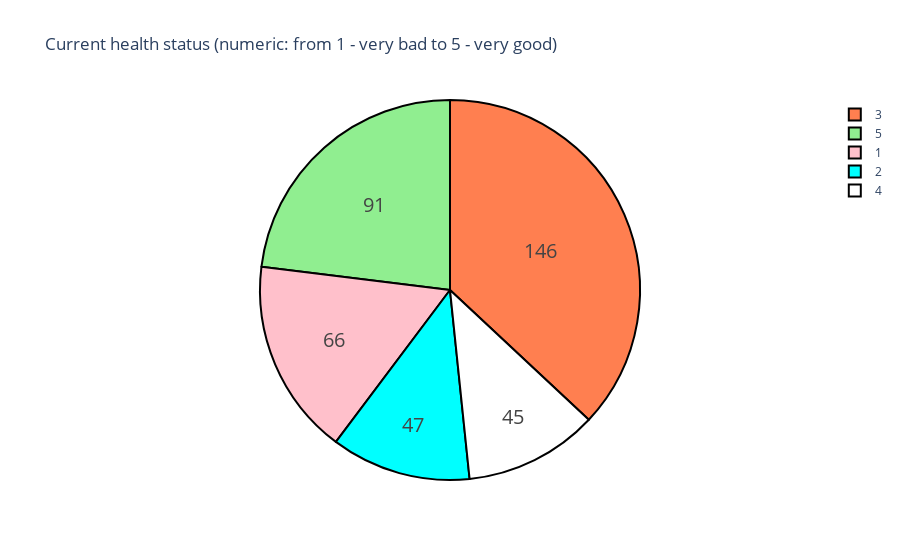

This figure's notebook cell:
### Markdown cell above
Now consider one very important thing. Students health! In our sample of very young teenagers and I hope that they all have excellent health.

### Code cell
labels = data["health"].unique().tolist()
amount = data["health"].value_counts().tolist()

colors = ["coral","lightgreen","pink","cyan","white"]

trace = go.Pie(labels=labels, values=amount,
               hoverinfo='label+percent', textinfo='value',
               textfont=dict(size=20),
               marker=dict(colors=colors,
                           line=dict(color='#000000', width=2)))

dt = [trace]
layout = go.Layout(title="Current health status (numeric: from 1 - very bad to 5 - very good)")

fig = go.Figure(data=dt, layout=layout)
iplot(fig, filename = 'h_chart')

### Figure 1 — Plotly figure (JSON) as saved in the notebook; plotly's stock layout.template omitted (floating-point values rounded to 4 significant figures)
{"data": [{"hoverinfo": "label+percent", "labels": [3, 5, 1, 2, 4], "marker": {"colors": ["coral", "lightgreen", "pink", "cyan", "white"], "line": {"color": "#000000", "width": 2}}, "textfont": {"size": 20}, "textinfo": "value", "type": "pie", "values": [146, 91, 66, 47, 45]}], "layout": {"title": {"text": "Current health status (numeric: from 1 - very bad to 5 - very good)"}}}
